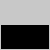
Frame 1 (no input)
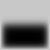
Frame 60 (no input)
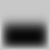
Frame 120 (the mouse pressed at the canvas centre since frame 60)

The p5.js sketch that drew these frames (run headless with seeded random() and noise() and a simulated clock; from frame 60 on, the mouse is pressed at the canvas centre):

// p5.js sketch
// ── sketch.js
let nodes = []
const width = 50;
const height = 50;

function getChangeTemp(n1, n2) {
    return -n1.k * (n1.temp - n2.temp)
}

function updateNodes() {
    let tmp = nodes.slice(0);

    for (let x = 1; x < width-1; x++) {
        for (let y = 1; y < height-1; y++) {
            let dx = 0;
            let dy = 0;
            
            let node = nodes[x][y]

            dx += getChangeTemp(node, nodes[x+1][y])
            dx += getChangeTemp(node, nodes[x-1][y])
            dy += getChangeTemp(node, nodes[x][y+1])
            dy += getChangeTemp(node, nodes[x][y-1])
            
            tmp[x][y].temp = (node.temp + dx + dy)
        }
    }
    nodes = tmp
}

function setup() {
    for (let x = 0; x < width; x++) {
        nodes.push([])
        for (let y = 0; y < height; y++) {
            nodes[x].push(new Pixel(x,y,0.1,0));
        }
    }
    for (let x = 0; x < width; x++) {
        nodes[x][0].temp = 600
        nodes[x][width-1].temp = 600
    }
    for (let y = 0; y < height; y++) {
        nodes[0][y].temp = 600
        nodes[height-1][y].temp = 600
    }
    for (let y = 1; y < height/2; y++) {
        for (let x = 1; x < width; x++) {
            nodes[x][y].temp = 600
        }
    }
    createCanvas(width, height);
    pixelDensity(2)
  }
  
  function draw() {
    let d = pixelDensity()
    loadPixels();
    
    for (let x = 0; x < width; x++) {
        for (let y = 0; y < height; y++) {

            for (let i = 0; i < d; i++) {
                for (let j = 0; j < d; j++) {
                  index = 4 * ((y * d + j) * width * d + (x * d + i));
                  let color = nodes[x][y].get_color()
                  pixels[index] = red(color);
                  pixels[index+1] = green(color);
                  pixels[index+2] = blue(color);
                  pixels[index+3] = alpha(color);
                }
              }
        }
    }

    updatePixels();
    updateNodes();
  }
// ── pixel.js

class Pixel {
    constructor(x, y, k, temp){
        this.x = x
        this.y = y
        this.temp = temp
        this.canChange = true
        this.k = k
    }
    get_color() {
        return color(this.temp / 3,this.temp / 3,this.temp / 3)
    }
}
